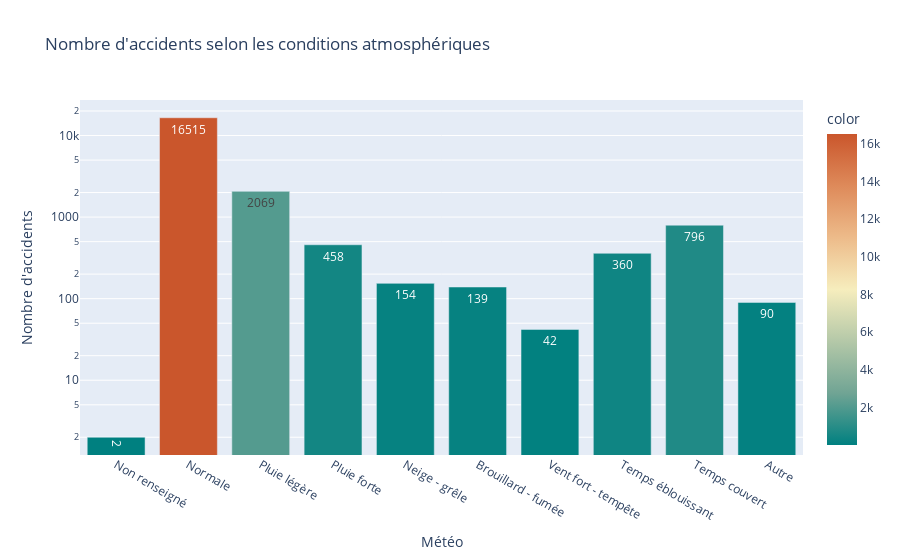

Here is the notebook cell this chart was saved with:
### Markdown cell above
Il y a 2 fois plus d'accidents impliquant des enfants lors de l'heure de pointe du soir

### Code cell
accidents_par_meteo = df['atm'].value_counts().sort_index()

# Étiquettes des conditions atmosphériques
etiquettes_atm = [
    "Non renseigné", "Normale", "Pluie légère", "Pluie forte", 
    "Neige - grêle", "Brouillard - fumée", "Vent fort - tempête", 
    "Temps éblouissant", "Temps couvert", "Autre"
]

# Créer un diagramme en barres interactif avec Plotly
fig = px.bar(
    x=etiquettes_atm, 
    y=accidents_par_meteo.values, 
    log_y=True,
    labels={'x': 'Météo', 'y': "Nombre d'accidents"},
    title="Nombre d'accidents selon les conditions atmosphériques",
    text=accidents_par_meteo.values,
    color=accidents_par_meteo.values,  # Utiliser les couleurs
    color_continuous_scale= 'geyser'  # Appliquer les couleurs personnalisées
)
# Afficher la figure
fig.show()

### Figure 1 — Plotly figure (JSON) as saved in the notebook; plotly's stock layout.template omitted (floating-point values rounded to 4 significant figures)
{"data": [{"alignmentgroup": "True", "hovertemplate": "Météo=%{x}<br>Nombre d'accidents=%{y}<br>text=%{text}<br>color=%{marker.color}<extra></extra>", "legendgroup": "", "marker": {"color": [2, 16515, 2069, 458, 154, 139, 42, 360, 796, 90], "coloraxis": "coloraxis", "pattern": {"shape": ""}}, "name": "", "offsetgroup": "", "orientation": "v", "showlegend": false, "text": [2, 16515, 2069, 458, 154, 139, 42, 360, 796, 90], "textposition": "auto", "type": "bar", "x": ["Non renseigné", "Normale", "Pluie légère", "Pluie forte", "Neige - grêle", "Brouillard - fumée", "Vent fort - tempête", "Temps éblouissant", "Temps couvert", "Autre"], "xaxis": "x", "y": [2, 16515, 2069, 458, 154, 139, 42, 360, 796, 90], "yaxis": "y"}], "layout": {"barmode": "relative", "coloraxis": {"colorbar": {"title": {"text": "color"}}, "colorscale": [[0, "rgb(0, 128, 128)"], [0.1667, "rgb(112, 164, 148)"], [0.3333, "rgb(180, 200, 168)"], [0.5, "rgb(246, 237, 189)"], [0.6667, "rgb(237, 187, 138)"], [0.8333, "rgb(222, 138, 90)"], [1, "rgb(202, 86, 44)"]]}, "legend": {"tracegroupgap": 0}, "title": {"text": "Nombre d'accidents selon les conditions atmosphériques"}, "xaxis": {"anchor": "y", "domain": [0, 1], "title": {"text": "Météo"}}, "yaxis": {"anchor": "x", "domain": [0, 1], "title": {"text": "Nombre d'accidents"}, "type": "log"}}}
